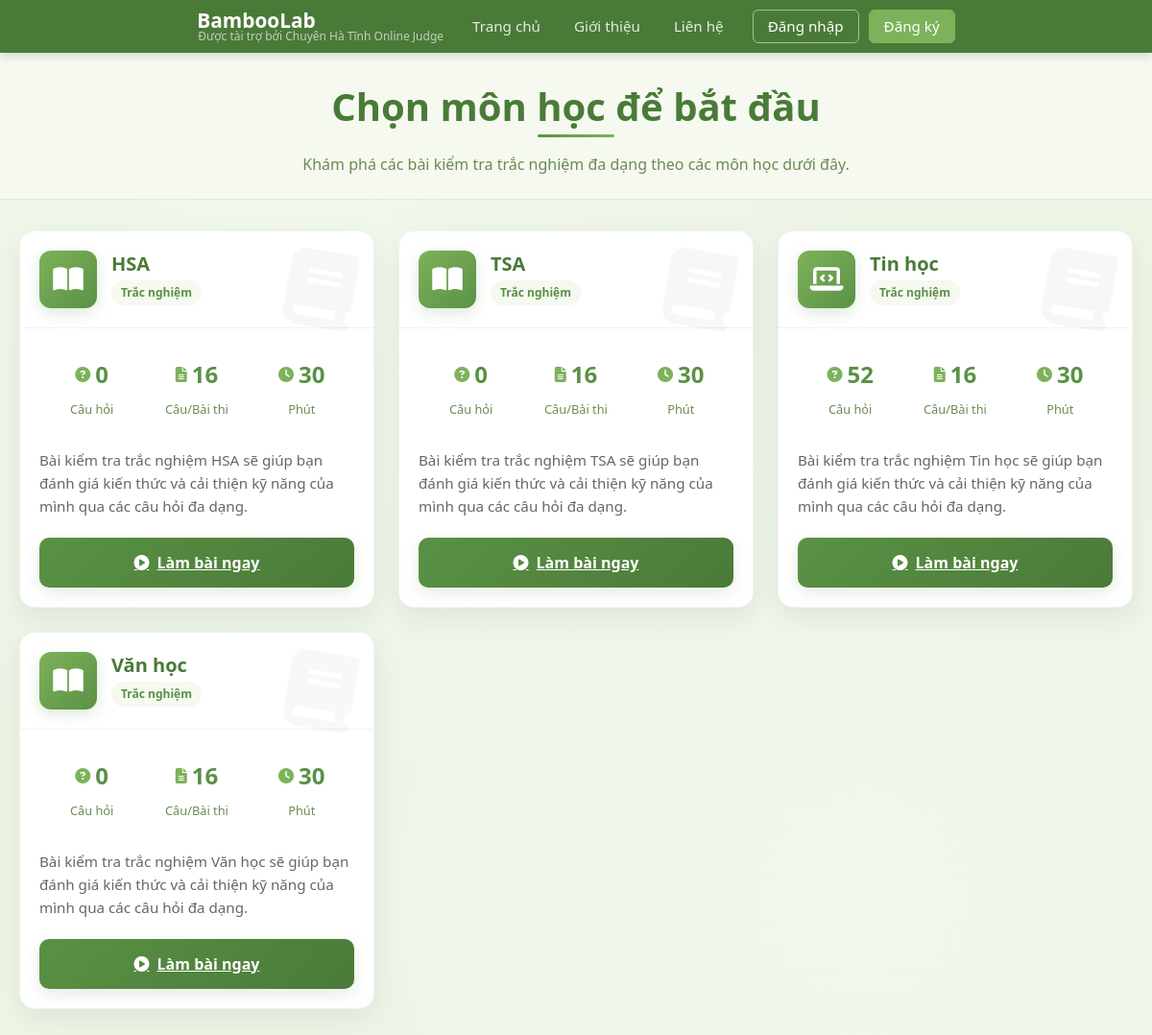
The app's page /quiz/ with its own data.
### core/models.py (models this page shows, shortened)
class Subject(models.Model):
    name = models.CharField(max_length=100, unique=True, verbose_name="Tên môn học")
    code = models.CharField(max_length=20, blank=True, null=True, verbose_name="Mã môn học")
    description = models.TextField(blank=True, null=True, verbose_name="Mô tả")
    created_at = models.DateTimeField(auto_now_add=True)
    updated_at = models.DateTimeField(auto_now=True)
    class Meta:
        verbose_name = "Môn học"
        verbose_name_plural = "Môn học"
        ordering = ['name']

### core/views.py (the view)
# urls.py: path("quiz/", quiz_list, name="quiz-list"),
def quiz_list(request):
    subjects_with_counts = Subject.objects.annotate(question_count=Count('questions')).order_by('name')
    context = {
        'subjects_data': subjects_with_counts
    }
    return render(request, 'quiz-list.html', context)

### templates/quiz-list.html (shortened to what this page needs)
{% extends 'base.html' %}
{% load static %}
{% block content %}
<div class="header-section">
    <div class="container">
        <h1>Chọn môn học để bắt đầu</h1>
        <p>Khám phá các bài kiểm tra trắc nghiệm đa dạng theo các môn học dưới đây.</p>
    </div>
</div>
<div class="main-container container">
    <div class="row">
        <div class="col-lg-12">
            <div class="subjects-grid">
                {% for subject in subjects_data %}
                <div class="subject-card">
                    <i class="fas fa-book subject-icon-bg"></i>
                    <div class="subject-card-header">
                        <div class="subject-icon">
                            {% if subject.name == 'Toán' %} <i class="fas fa-calculator"></i>
                            {% elif subject.name == 'Lý' %} <i class="fas fa-atom"></i>
                            {% elif subject.name == 'Hóa' %} <i class="fas fa-flask"></i>
                            {% elif subject.name == 'Sinh' %} <i class="fas fa-dna"></i>
                            {% elif subject.name == 'Sử' %} <i class="fas fa-landmark"></i>
                            {% elif subject.name == 'Địa' %} <i class="fas fa-globe-asia"></i>
                            {% elif subject.name == 'GDCD' %} <i class="fas fa-balance-scale"></i>
                            {% elif subject.name == 'Anh' %} <i class="fas fa-language"></i>
                            {% elif subject.name == 'Tin học' %} <i class="fas fa-laptop-code"></i>
                            {% else %} <i class="fas fa-book-open"></i> {% endif %}
        </div>
                        <div>
                            <h3 class="subject-title">{{ subject.name }}</h3>
                            <span class="subject-tag">Trắc nghiệm</span>
                        </div>
                    </div>
                    <div class="subject-card-body">
                        <div class="subject-stats">
                            <div class="stat-item">
                                <span class="stat-value"><i class="fas fa-question-circle"></i>{{ subject.question_count|default:"0" }}</span>
                                <span class="stat-label">Câu hỏi</span>
                            </div>
                            <div class="stat-item">
                                <span class="stat-value"><i class="fas fa-file-alt"></i>16</span>
                                <span class="stat-label">Câu/Bài thi</span>
                        </div>
                            <div class="stat-item">
                                <span class="stat-value"><i class="fas fa-clock"></i>30</span>
                                <span class="stat-label">Phút</span>
                            </div>
                        </div>
                        <p class="subject-description">
                            Bài kiểm tra trắc nghiệm {{ subject.name }} sẽ giúp bạn đánh giá kiến thức và cải thiện kỹ năng của mình qua các câu hỏi đa dạng.
                        </p>
                        <a href="{% url 'start_quiz' subject.id %}" class="btn-test">
                            <i class="fas fa-play-circle"></i> Làm bài ngay
                        </a>
                    </div>
                </div>
                {% empty %}
                <div class="alert alert-info w-100 text-center" role="alert">
                    Chưa có môn học nào.
                </div>
                {% endfor %}
            </div>
        </div>
    </div>
</div>
<div class="toast-container position-fixed bottom-0 end-0 p-3">
                    </div>
{% endblock %}

### templates/base.html (style rules this page uses)
:root { --primary-color: #5a9145; --primary-light: #7db25a; --primary-dark: #4a7a38; --primary-bg: #edf5e7; --accent-color: #20a98a; --text-color: #3b5728; --text-light: #6b8b54; --white: #FFFFFF; --light-bg: #f5f9f0; --dark-bg: #ebf2e4; --gray-text: #6c757d; --card-shadow: 0 10px 30px rgba(0, 0, 0, 0.07); --border-color: rgba(0, 0, 0, 0.07); }
body { font-family: 'Segoe UI', Tahoma, Geneva, Verdana, sans-serif; color: var(--gray-text); background-color: var(--primary-bg); background-image: radial-gradient(circle at 25% 20%, rgba(255, 255, 255, 0.2) 0%, transparent 50%), radial-gradient(circle at 75% 80%, rgba(255, 255, 255, 0.2) 0%, transparent 50%); background-attachment: fixed; margin: 0; display: flex; flex-direction: column; min-height: 100vh; }

### templates/quiz-list.html (style rules this page uses)
:root { --primary-color: #5a9145; --primary-light: #7db25a; --primary-dark: #4a7a38; --primary-bg: #edf5e7; --accent-color: #20a98a; --text-color: #3b5728; --text-light: #6b8b54; --white: #FFFFFF; --light-bg: #f5f9f0; --dark-bg: #ebf2e4; }
.header-section { text-align: center; padding: 2rem 0 1.5rem; position: relative; overflow: hidden; background-color: var(--light-bg); border-bottom: 1px solid var(--border-color); }
.header-section::before, .header-section::after { display: none; }
.header-section h1 { color: var(--primary-dark); font-weight: 700; margin-bottom: 0.5rem; position: relative; display: inline-block; }
.header-section h1::after { content: ''; position: absolute; width: 80px; height: 3px; bottom: -8px; left: 50%; transform: translateX(-50%); background: linear-gradient(to right, var(--primary-color), var(--primary-light)); border-radius: 4px; }
.header-section p { color: var(--text-light); max-width: 700px; margin: 1rem auto 0; font-size: 1rem; }
.main-container { max-width: 1200px; margin: 2rem auto 0; padding: 0 20px 4rem; }
.subjects-grid { display: grid; grid-template-columns: 1fr; gap: 25px; margin-bottom: 3rem; }
@media (min-width: 768px) { .subjects-grid { grid-template-columns: repeat(2, 1fr); } }
@media (min-width: 992px) { .subjects-grid { grid-template-columns: repeat(3, 1fr); } }
.subject-card { background-color: var(--white); border-radius: 16px; overflow: hidden; box-shadow: 0 10px 30px rgba(0, 0, 0, 0.07); transition: all 0.4s ease; position: relative; height: 100%; display: flex; flex-direction: column; border: 1px solid rgba(90, 145, 69, 0.1); }
.subject-icon-bg { position: absolute; top: 20px; right: 20px; font-size: 5rem; opacity: 0.05; color: var(--primary-color); transform: rotate(10deg); transition: all 0.4s ease; }
.subject-card-header { padding: 20px; display: flex; align-items: center; border-bottom: 1px solid rgba(0, 0, 0, 0.05); position: relative; z-index: 1; }
.subject-icon { width: 60px; height: 60px; border-radius: 12px; background: linear-gradient(135deg, var(--primary-light) 0%, var(--primary-color) 100%); display: flex; align-items: center; justify-content: center; font-size: 28px; color: white; margin-right: 15px; box-shadow: 0 5px 15px rgba(90, 145, 69, 0.2); flex-shrink: 0; }
.subject-title { font-size: 1.25rem; font-weight: 600; color: var(--primary-dark); margin: 0; transition: all 0.3s ease; }
.subject-tag { display: inline-block; padding: 4px 10px; background-color: var(--light-bg); color: var(--primary-color); border-radius: 50px; font-size: 0.75rem; font-weight: 600; margin-top: 5px; }
.subject-card-body { padding: 20px; flex-grow: 1; display: flex; flex-direction: column; }
.subject-stats { display: flex; margin-bottom: 20px; }
.stat-item { flex: 1; text-align: center; padding: 10px; }
.stat-value { font-size: 1.5rem; font-weight: 700; color: var(--primary-color); margin-bottom: 5px; display: flex; align-items: center; justify-content: center; }
.stat-value i { font-size: 1rem; margin-right: 5px; color: var(--primary-light); }
.stat-label { font-size: 0.8rem; color: var(--text-light); }
.subject-description { color: #666; font-size: 0.95rem; margin-bottom: 20px; flex-grow: 1; line-height: 1.6; }
.btn-test { width: 100%; padding: 14px; border-radius: 10px; border: none; background: linear-gradient(135deg, var(--primary-color) 0%, var(--primary-dark) 100%); color: white; font-weight: 600; font-size: 1rem; cursor: pointer; transition: all 0.3s ease; margin-top: auto; display: flex; align-items: center; justify-content: center; box-shadow: 0 5px 15px rgba(74, 122, 56, 0.15); }
.btn-test i { margin-right: 8px; transition: transform 0.3s ease; }
.toast-container { position: fixed; top: 70px; right: 20px; z-index: 1090; }

### records on screen
Subject: name "HSA", question_count "0"
Subject: name "TSA", question_count "0"
Subject: name "Tin học", question_count "52"
Subject: name "Văn học", question_count "0"
